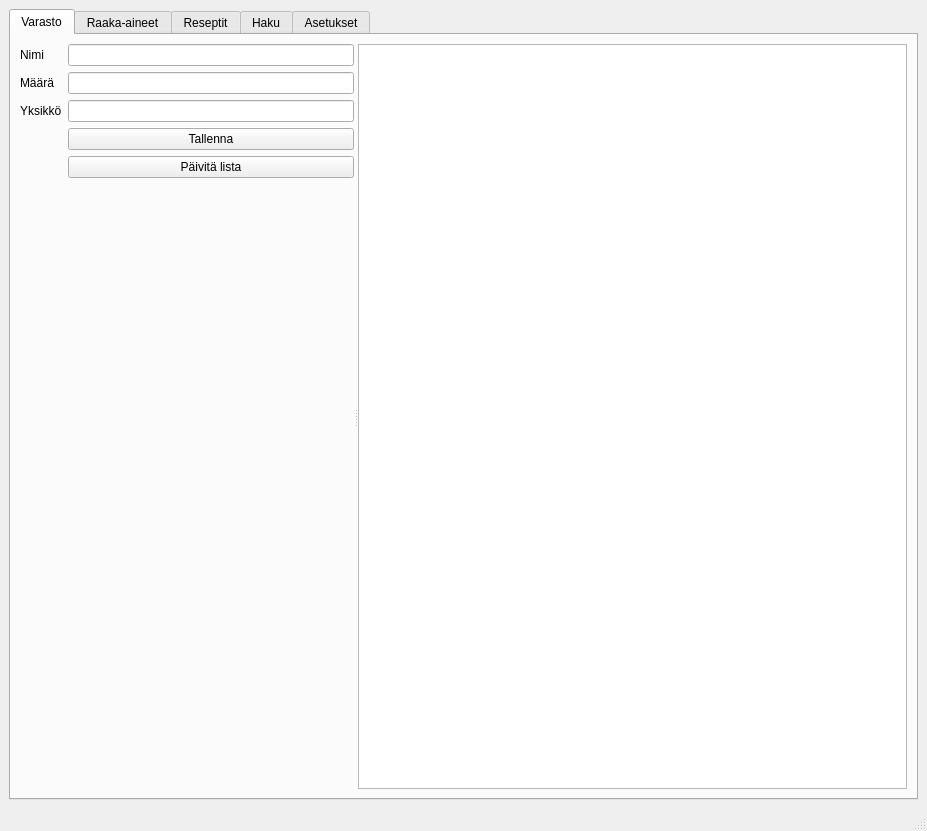
<?xml version="1.0" encoding="UTF-8"?>
<ui version="4.0">
 <class>MainWindow</class>
 <widget class="QMainWindow" name="MainWindow">
  <property name="enabled">
   <bool>true</bool>
  </property>
  <property name="geometry">
   <rect>
    <x>0</x>
    <y>0</y>
    <width>927</width>
    <height>831</height>
   </rect>
  </property>
  <property name="mouseTracking">
   <bool>false</bool>
  </property>
  <property name="windowTitle">
   <string>Älykäs reseptikirja</string>
  </property>
  <property name="dockNestingEnabled">
   <bool>false</bool>
  </property>
  <widget class="QWidget" name="centralwidget">
   <layout class="QHBoxLayout" name="horizontalLayout">
    <item>
     <widget class="QTabWidget" name="tabWidget">
      <property name="autoFillBackground">
       <bool>false</bool>
      </property>
      <property name="currentIndex">
       <number>0</number>
      </property>
      <widget class="QWidget" name="tab">
       <attribute name="title">
        <string>Varasto</string>
       </attribute>
       <layout class="QHBoxLayout" name="horizontalLayout_2">
        <item>
         <widget class="QSplitter" name="splitter">
          <property name="orientation">
           <enum>Qt::Horizontal</enum>
          </property>
          <widget class="QWidget" name="formLayoutWidget_3">
           <layout class="QFormLayout" name="formLayout_3">
            <item row="0" column="0">
             <widget class="QLabel" name="nimiLabel">
              <property name="text">
               <string>Nimi</string>
              </property>
             </widget>
            </item>
            <item row="0" column="1">
             <widget class="QLineEdit" name="storageName">
              <property name="readOnly">
               <bool>true</bool>
              </property>
              <property name="clearButtonEnabled">
               <bool>false</bool>
              </property>
             </widget>
            </item>
            <item row="1" column="0">
             <widget class="QLabel" name="mRLabel">
              <property name="text">
               <string>Määrä</string>
              </property>
             </widget>
            </item>
            <item row="1" column="1">
             <widget class="QLineEdit" name="storageQuantity"/>
            </item>
            <item row="2" column="0">
             <widget class="QLabel" name="yksikkLabel">
              <property name="text">
               <string>Yksikkö</string>
              </property>
             </widget>
            </item>
            <item row="2" column="1">
             <widget class="QLineEdit" name="storageUnit"/>
            </item>
            <item row="3" column="1">
             <widget class="QPushButton" name="buttonSaveStorageInfo">
              <property name="text">
               <string>Tallenna</string>
              </property>
              <property name="default">
               <bool>false</bool>
              </property>
             </widget>
            </item>
            <item row="4" column="1">
             <widget class="QPushButton" name="buttonPopulateStorage">
              <property name="text">
               <string>Päivitä lista</string>
              </property>
             </widget>
            </item>
           </layout>
          </widget>
          <widget class="QTableWidget" name="storageTable">
           <property name="toolTip">
            <string>&lt;html&gt;&lt;head/&gt;&lt;body&gt;&lt;p&gt;Varastossa olevat tuotteet&lt;/p&gt;&lt;/body&gt;&lt;/html&gt;</string>
           </property>
           <property name="statusTip">
            <string/>
           </property>
           <property name="whatsThis">
            <string>&lt;html&gt;&lt;head/&gt;&lt;body&gt;&lt;p&gt;Varastossa olevat tuotteet&lt;/p&gt;&lt;/body&gt;&lt;/html&gt;</string>
           </property>
           <property name="editTriggers">
            <set>QAbstractItemView::NoEditTriggers</set>
           </property>
           <property name="selectionMode">
            <enum>QAbstractItemView::SingleSelection</enum>
           </property>
           <property name="selectionBehavior">
            <enum>QAbstractItemView::SelectRows</enum>
           </property>
           <attribute name="horizontalHeaderCascadingSectionResizes">
            <bool>false</bool>
           </attribute>
           <attribute name="horizontalHeaderMinimumSectionSize">
            <number>35</number>
           </attribute>
           <attribute name="horizontalHeaderStretchLastSection">
            <bool>true</bool>
           </attribute>
          </widget>
         </widget>
        </item>
       </layout>
      </widget>
      <widget class="QWidget" name="tab_2">
       <attribute name="title">
        <string>Raaka-aineet</string>
       </attribute>
       <layout class="QHBoxLayout" name="horizontalLayout_3">
        <item>
         <widget class="QSplitter" name="splitter_2">
          <property name="orientation">
           <enum>Qt::Horizontal</enum>
          </property>
          <widget class="QWidget" name="formLayoutWidget_2">
           <layout class="QFormLayout" name="formLayout_2">
            <item row="0" column="0">
             <widget class="QLabel" name="nimiLabel_2">
              <property name="text">
               <string>Nimi</string>
              </property>
             </widget>
            </item>
            <item row="0" column="1">
             <widget class="QLineEdit" name="ingredientName">
              <property name="readOnly">
               <bool>false</bool>
              </property>
             </widget>
            </item>
            <item row="1" column="0">
             <widget class="QLabel" name="tiheysLabel">
              <property name="text">
               <string>Tiheys</string>
              </property>
             </widget>
            </item>
            <item row="1" column="1">
             <widget class="QLineEdit" name="ingredientDensity"/>
            </item>
            <item row="2" column="0">
             <widget class="QLabel" name="allergeenitLabel">
              <property name="text">
               <string>Allergeenit</string>
              </property>
             </widget>
            </item>
            <item row="2" column="1">
             <widget class="QLineEdit" name="ingredientAllergens"/>
            </item>
            <item row="3" column="0">
             <widget class="QLabel" name="reseptiLabel">
              <property name="text">
               <string>Resepti</string>
              </property>
             </widget>
            </item>
            <item row="3" column="1">
             <widget class="QLineEdit" name="ingredientRecipe"/>
            </item>
            <item row="4" column="1">
             <widget class="QPushButton" name="buttonSaveIngredientInfo">
              <property name="text">
               <string>Tallenna</string>
              </property>
             </widget>
            </item>
            <item row="5" column="1">
             <widget class="QPushButton" name="buttonPopulateIngredients">
              <property name="text">
               <string>Päivitä lista</string>
              </property>
             </widget>
            </item>
           </layout>
          </widget>
          <widget class="QTableWidget" name="ingredientsTable">
           <property name="lineWidth">
            <number>1</number>
           </property>
           <property name="editTriggers">
            <set>QAbstractItemView::NoEditTriggers</set>
           </property>
           <property name="selectionMode">
            <enum>QAbstractItemView::SingleSelection</enum>
           </property>
           <property name="selectionBehavior">
            <enum>QAbstractItemView::SelectRows</enum>
           </property>
           <attribute name="horizontalHeaderMinimumSectionSize">
            <number>35</number>
           </attribute>
           <attribute name="horizontalHeaderStretchLastSection">
            <bool>true</bool>
           </attribute>
          </widget>
         </widget>
        </item>
       </layout>
      </widget>
      <widget class="QWidget" name="tab_3">
       <attribute name="title">
        <string>Reseptit</string>
       </attribute>
       <layout class="QGridLayout" name="gridLayout">
        <item row="0" column="0">
         <layout class="QFormLayout" name="formLayout_4">
          <item row="0" column="0">
           <widget class="QLabel" name="nimiLabel_3">
            <property name="text">
             <string>Nimi</string>
            </property>
           </widget>
          </item>
          <item row="0" column="1">
           <widget class="QLineEdit" name="recipeName"/>
          </item>
          <item row="2" column="0">
           <widget class="QLabel" name="lopputulosLabel">
            <property name="text">
             <string>Lopputulos</string>
            </property>
           </widget>
          </item>
          <item row="2" column="1">
           <widget class="QLineEdit" name="recipeOutcomeSize"/>
          </item>
          <item row="3" column="0">
           <widget class="QLabel" name="yksikkLabel_2">
            <property name="text">
             <string>Yksikkö</string>
            </property>
           </widget>
          </item>
          <item row="3" column="1">
           <widget class="QLineEdit" name="recipeOutcomeUnit"/>
          </item>
          <item row="1" column="0">
           <widget class="QLabel" name="aikaLabel">
            <property name="text">
             <string>Aika</string>
            </property>
           </widget>
          </item>
          <item row="1" column="1">
           <widget class="QLineEdit" name="recipeTime"/>
          </item>
          <item row="4" column="1">
           <widget class="QPushButton" name="buttonSaveRecipesInfo">
            <property name="text">
             <string>Tallenna</string>
            </property>
           </widget>
          </item>
          <item row="5" column="1">
           <widget class="QPushButton" name="buttonPopulateRecipes">
            <property name="text">
             <string>Päivitä lista</string>
            </property>
           </widget>
          </item>
          <item row="6" column="1">
           <widget class="QPushButton" name="buttonCreateNewRecipe">
            <property name="text">
             <string>Uusi resepti</string>
            </property>
           </widget>
          </item>
         </layout>
        </item>
        <item row="0" column="1" colspan="3">
         <widget class="QTableWidget" name="recipesTable">
          <property name="editTriggers">
           <set>QAbstractItemView::NoEditTriggers</set>
          </property>
          <property name="selectionMode">
           <enum>QAbstractItemView::SingleSelection</enum>
          </property>
          <property name="selectionBehavior">
           <enum>QAbstractItemView::SelectRows</enum>
          </property>
          <attribute name="horizontalHeaderMinimumSectionSize">
           <number>35</number>
          </attribute>
          <attribute name="horizontalHeaderStretchLastSection">
           <bool>true</bool>
          </attribute>
         </widget>
        </item>
        <item row="1" column="0">
         <layout class="QFormLayout" name="formLayout_9">
          <item row="0" column="0">
           <widget class="QLabel" name="raakaAineLabel_2">
            <property name="text">
             <string>Raaka-aine</string>
            </property>
           </widget>
          </item>
          <item row="0" column="1">
           <widget class="QLineEdit" name="recipeIngredientName">
            <property name="text">
             <string/>
            </property>
            <property name="readOnly">
             <bool>true</bool>
            </property>
           </widget>
          </item>
          <item row="1" column="0">
           <widget class="QLabel" name="mRLabel_2">
            <property name="text">
             <string>Määrä</string>
            </property>
           </widget>
          </item>
          <item row="1" column="1">
           <widget class="QLineEdit" name="recipeIngredientQuantity"/>
          </item>
          <item row="2" column="0">
           <widget class="QLabel" name="yksikkLabel_3">
            <property name="text">
             <string>Yksikkö</string>
            </property>
           </widget>
          </item>
          <item row="2" column="1">
           <widget class="QLineEdit" name="recipeIngredientUnit"/>
          </item>
          <item row="4" column="1">
           <widget class="QPushButton" name="buttonSaveRecipeIngredient">
            <property name="text">
             <string>Tallenna</string>
            </property>
           </widget>
          </item>
          <item row="6" column="1">
           <widget class="QPushButton" name="buttonDeleteRecipeIngredient">
            <property name="text">
             <string>Poista valittu</string>
            </property>
           </widget>
          </item>
          <item row="5" column="1">
           <widget class="QPushButton" name="buttonNewRecipeIngredient">
            <property name="text">
             <string>Lisää uusi</string>
            </property>
           </widget>
          </item>
         </layout>
        </item>
        <item row="1" column="2">
         <layout class="QFormLayout" name="formLayout_10">
          <item row="0" column="0">
           <widget class="QLabel" name="ohjeLabel">
            <property name="text">
             <string>Ohje</string>
            </property>
           </widget>
          </item>
          <item row="0" column="1">
           <widget class="QLineEdit" name="recipeInstruction">
            <property name="sizePolicy">
             <sizepolicy hsizetype="Expanding" vsizetype="Expanding">
              <horstretch>0</horstretch>
              <verstretch>0</verstretch>
             </sizepolicy>
            </property>
            <property name="minimumSize">
             <size>
              <width>0</width>
              <height>0</height>
             </size>
            </property>
           </widget>
          </item>
          <item row="3" column="1">
           <widget class="QPushButton" name="buttonSaveRecipeInstruction">
            <property name="text">
             <string>Tallenna</string>
            </property>
           </widget>
          </item>
          <item row="5" column="1">
           <widget class="QPushButton" name="buttonDeleteRecipeInstruction">
            <property name="text">
             <string>Poista valittu</string>
            </property>
           </widget>
          </item>
          <item row="4" column="1">
           <widget class="QPushButton" name="buttonNewRecipeInstruction">
            <property name="text">
             <string>Lisää uusi</string>
            </property>
           </widget>
          </item>
         </layout>
        </item>
        <item row="1" column="1">
         <widget class="QTableWidget" name="recipeIngredientsTable">
          <property name="editTriggers">
           <set>QAbstractItemView::NoEditTriggers</set>
          </property>
          <property name="selectionMode">
           <enum>QAbstractItemView::SingleSelection</enum>
          </property>
          <property name="selectionBehavior">
           <enum>QAbstractItemView::SelectRows</enum>
          </property>
         </widget>
        </item>
        <item row="1" column="3">
         <widget class="QTableWidget" name="recipeInstructionsTable">
          <property name="editTriggers">
           <set>QAbstractItemView::NoEditTriggers</set>
          </property>
          <property name="selectionMode">
           <enum>QAbstractItemView::SingleSelection</enum>
          </property>
          <attribute name="horizontalHeaderStretchLastSection">
           <bool>true</bool>
          </attribute>
         </widget>
        </item>
       </layout>
      </widget>
      <widget class="QWidget" name="tab_4">
       <attribute name="title">
        <string>Haku</string>
       </attribute>
       <layout class="QHBoxLayout" name="horizontalLayout_5">
        <item>
         <layout class="QFormLayout" name="formLayout_5">
          <item row="0" column="1">
           <widget class="QLineEdit" name="searchName"/>
          </item>
          <item row="7" column="0">
           <widget class="QLabel" name="allergiaLabel">
            <property name="text">
             <string>Allergeeni</string>
            </property>
           </widget>
          </item>
          <item row="7" column="1">
           <widget class="QLineEdit" name="searchAllergen"/>
          </item>
          <item row="9" column="0">
           <widget class="QLabel" name="lYtyyNLabel">
            <property name="text">
             <string>Löytyy N</string>
            </property>
           </widget>
          </item>
          <item row="5" column="0">
           <widget class="QLabel" name="puuttuuNLabel">
            <property name="text">
             <string>Puuttuu N</string>
            </property>
           </widget>
          </item>
          <item row="3" column="1">
           <widget class="QLineEdit" name="searchIngredient"/>
          </item>
          <item row="0" column="0">
           <widget class="QLabel" name="nimiLabel_4">
            <property name="text">
             <string>Nimi</string>
            </property>
           </widget>
          </item>
          <item row="3" column="0">
           <widget class="QLabel" name="raakaAineLabel">
            <property name="text">
             <string>Raaka-aine</string>
            </property>
           </widget>
          </item>
          <item row="18" column="1">
           <widget class="QPushButton" name="buttonSearch">
            <property name="text">
             <string>Hae valituilla hakuehdoilla</string>
            </property>
           </widget>
          </item>
          <item row="5" column="1">
           <widget class="QSpinBox" name="spinMissingN"/>
          </item>
          <item row="9" column="1">
           <widget class="QSpinBox" name="spinFoundN">
            <property name="minimum">
             <number>1</number>
            </property>
           </widget>
          </item>
          <item row="13" column="1">
           <widget class="QCheckBox" name="checkAllergen">
            <property name="text">
             <string>Ei allergeenia</string>
            </property>
           </widget>
          </item>
          <item row="10" column="1">
           <widget class="QCheckBox" name="checkName">
            <property name="text">
             <string>Nimi</string>
            </property>
           </widget>
          </item>
          <item row="11" column="1">
           <widget class="QCheckBox" name="checkIngredient">
            <property name="text">
             <string>Raaka-aine</string>
            </property>
           </widget>
          </item>
          <item row="12" column="1">
           <widget class="QCheckBox" name="checkMissingN">
            <property name="text">
             <string>Puuttuu N</string>
            </property>
           </widget>
          </item>
          <item row="14" column="1">
           <widget class="QCheckBox" name="checkFoundN">
            <property name="text">
             <string>Löytyy N</string>
            </property>
           </widget>
          </item>
         </layout>
        </item>
        <item>
         <widget class="QTableWidget" name="searchTable">
          <property name="editTriggers">
           <set>QAbstractItemView::NoEditTriggers</set>
          </property>
          <property name="selectionMode">
           <enum>QAbstractItemView::SingleSelection</enum>
          </property>
          <property name="selectionBehavior">
           <enum>QAbstractItemView::SelectRows</enum>
          </property>
          <attribute name="horizontalHeaderMinimumSectionSize">
           <number>35</number>
          </attribute>
          <attribute name="horizontalHeaderStretchLastSection">
           <bool>true</bool>
          </attribute>
         </widget>
        </item>
       </layout>
      </widget>
      <widget class="QWidget" name="tab_5">
       <attribute name="title">
        <string>Asetukset</string>
       </attribute>
       <widget class="QFrame" name="frame">
        <property name="geometry">
         <rect>
          <x>30</x>
          <y>290</y>
          <width>861</width>
          <height>471</height>
         </rect>
        </property>
        <property name="frameShape">
         <enum>QFrame::StyledPanel</enum>
        </property>
        <property name="frameShadow">
         <enum>QFrame::Raised</enum>
        </property>
       </widget>
       <widget class="QWidget" name="layoutWidget">
        <property name="geometry">
         <rect>
          <x>40</x>
          <y>30</y>
          <width>502</width>
          <height>197</height>
         </rect>
        </property>
        <layout class="QHBoxLayout" name="horizontalLayout_4">
         <item>
          <layout class="QVBoxLayout" name="verticalLayout_2">
           <item>
            <widget class="QLabel" name="label_2">
             <property name="text">
              <string>Lataa uudelleen</string>
             </property>
            </widget>
           </item>
           <item>
            <widget class="QPushButton" name="buttonLoadAll">
             <property name="text">
              <string>Kaikki</string>
             </property>
            </widget>
           </item>
           <item>
            <widget class="QPushButton" name="buttonLoadIngredients">
             <property name="text">
              <string>Raaka-aineet</string>
             </property>
            </widget>
           </item>
           <item>
            <widget class="QPushButton" name="buttonLoadRecipes">
             <property name="text">
              <string>Reseptit</string>
             </property>
            </widget>
           </item>
           <item>
            <widget class="QPushButton" name="buttonLoadStorage">
             <property name="text">
              <string>Varastotilanne</string>
             </property>
            </widget>
           </item>
          </layout>
         </item>
         <item>
          <layout class="QVBoxLayout" name="verticalLayout">
           <item>
            <widget class="QLabel" name="label_3">
             <property name="text">
              <string>Tallenna</string>
             </property>
            </widget>
           </item>
           <item>
            <widget class="QPushButton" name="buttonSaveAll">
             <property name="text">
              <string>Kaikki</string>
             </property>
            </widget>
           </item>
           <item>
            <widget class="QPushButton" name="buttonSaveIngredients">
             <property name="text">
              <string>Raaka-aineet</string>
             </property>
            </widget>
           </item>
           <item>
            <widget class="QPushButton" name="buttonSaveRecipes">
             <property name="text">
              <string>Reseptit</string>
             </property>
            </widget>
           </item>
           <item>
            <widget class="QPushButton" name="buttonSaveStorage">
             <property name="text">
              <string>Varastotilanne</string>
             </property>
            </widget>
           </item>
          </layout>
         </item>
        </layout>
       </widget>
      </widget>
     </widget>
    </item>
   </layout>
  </widget>
  <widget class="QStatusBar" name="statusbar"/>
 </widget>
 <resources/>
 <connections/>
</ui>
